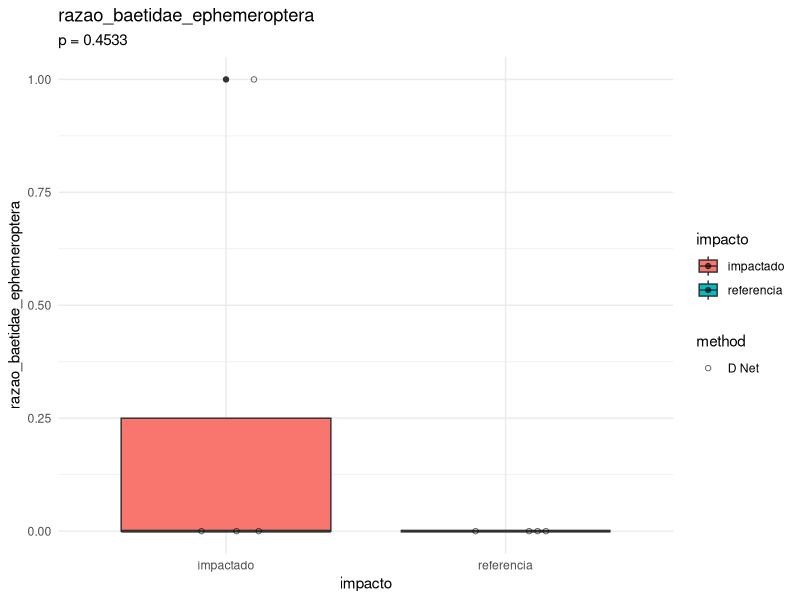
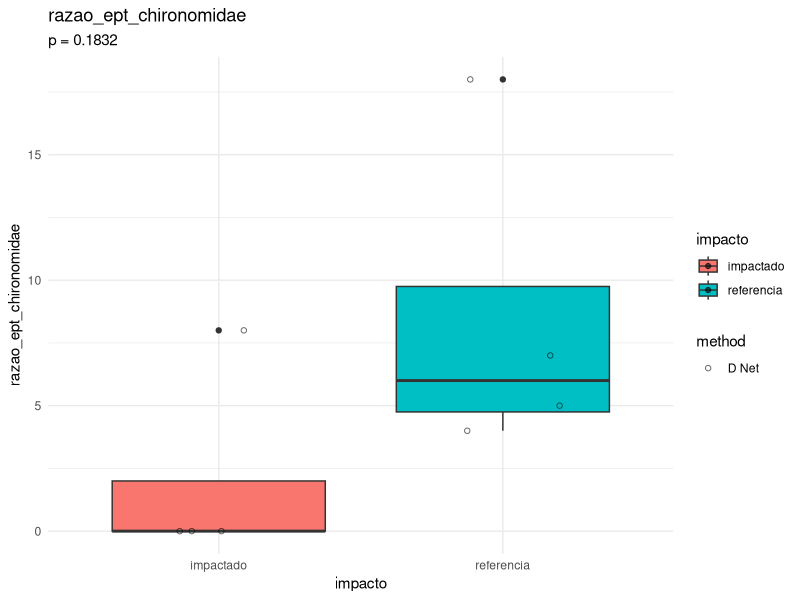
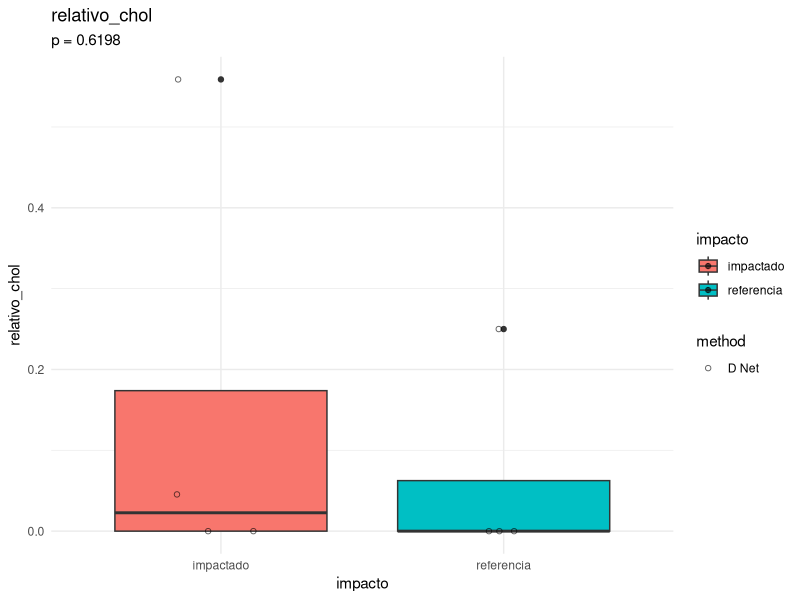
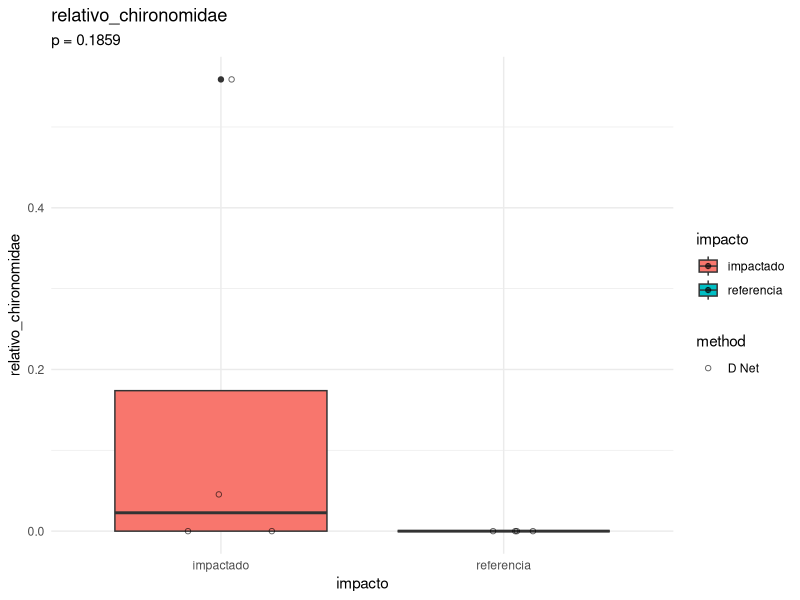
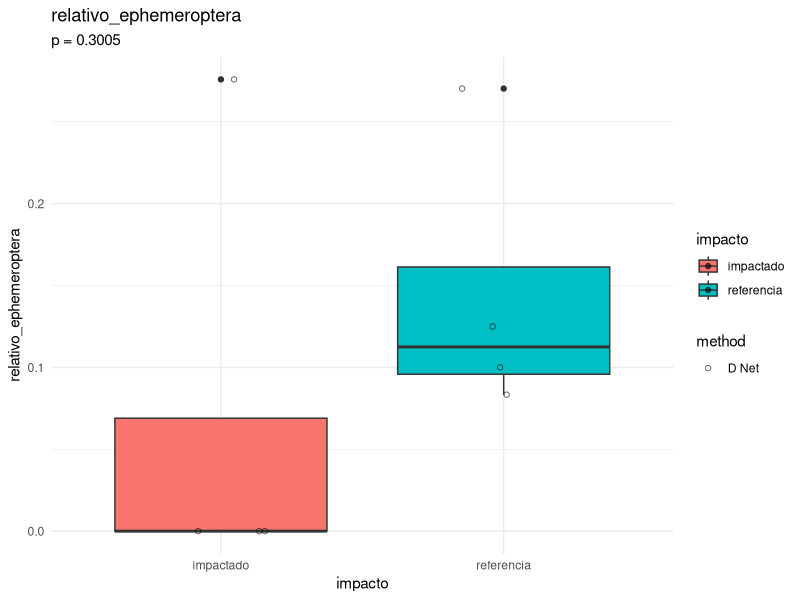
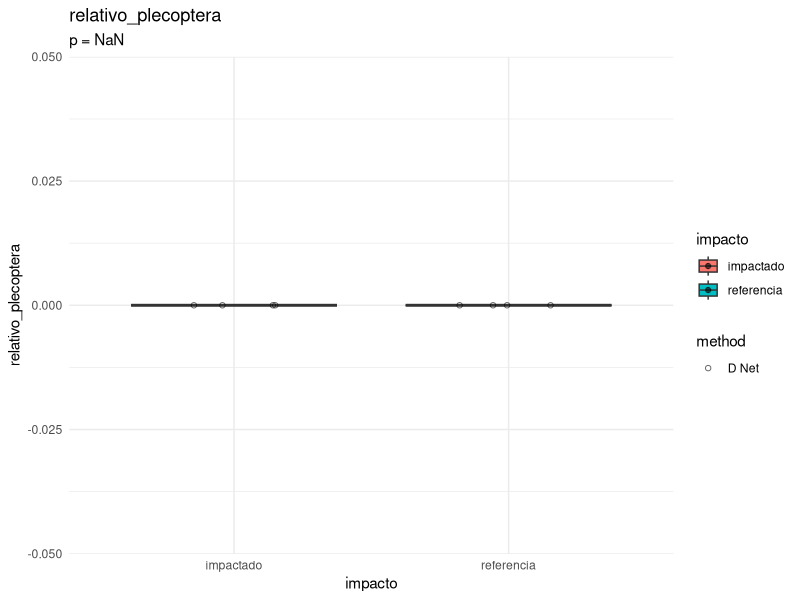
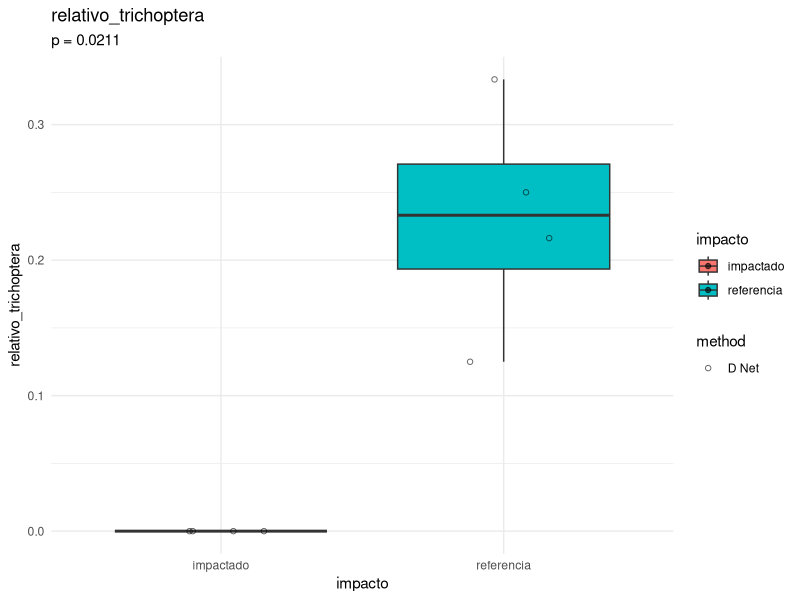
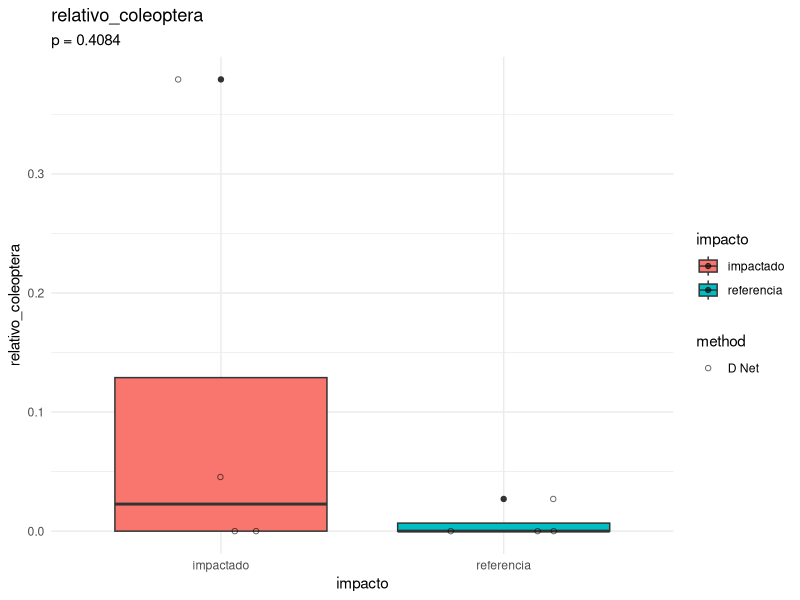

R code for these plots, in order:

library(tidyverse)

################################## Configurações ###############################
set.seed(1994)
pontos_referencia <- c("RiodaBarra-P1/2")
pontos_impactado <- c("RiodaBarra-P2")

metodos_de_amostragem <- c("D Net")

# Pastas de figuras
pasta_figuras <- "figuras/indice_multimetrico"
if (!dir.exists(pasta_figuras)) {
  dir.create(pasta_figuras, recursive = TRUE)
}

# Pasta de tabelas
pasta_tabelas <- "tabelas/indice_multimetrico"
if (!dir.exists(pasta_tabelas)) {
  dir.create(pasta_tabelas, recursive = TRUE)
}

################################## Carregar dados ##############################
indices_df <- read_csv("dados/processado/matriz_indices_imaturos_piata.csv")


############################## Pre-processamento ###############################
# Remover índice de Pielou por ser muito problemático.
vetor_respostas <- indices_df %>%
  select(-pielou_classes, -pielou_ordens, -pielou_familias) %>%
  select(-(campanha:method)) %>%
  names()

# Adicionar coluna de impacto
indices_df <- indices_df %>%
  mutate(
    impacto = case_when(
      locality_name == pontos_referencia ~ "referencia",
      locality_name == pontos_impactado ~ "impactado",
      TRUE ~ "desconsiderado"
    )
  ) 

# Filtrar dados para análise baseado em rede-D e rede de piscina.
dados_filtrados <- indices_df %>%
  filter(impacto != "desconsiderado") %>%
  filter(method %in% metodos_de_amostragem) %>%
  mutate(
    impacto = as.factor(impacto),
    method = as.factor(method)
  )

str(dados_filtrados)
################################### Scores #####################################

for (i in vetor_respostas) {
  print(paste("Analisando índice:", i))
  # Teste de Mann-Whitney
  p_value <- wilcox.test(
    formula = as.formula(paste(i, "~ impacto")),
    data = dados_filtrados
  )$p.value

  # Criação do gráfico
  plot <- ggplot(
    dados_filtrados,
    aes_string(
      x = "impacto",
      y = i,
      fill = "impacto"
    )
  ) +
    theme_minimal() +
    geom_boxplot() +
    geom_jitter(aes(shape = method), width = 0.2, height = 0, alpha = 0.6) +
    scale_shape_manual(values = c(1, 2)) +

    labs(title = i, subtitle = paste0("p = ", round(p_value, 4))) 

  # Salvar o gráfico
  ggsave(
    plot,
    filename = paste0(pasta_figuras, "/boxplot_", i, ".png"),
    width = 8,
    height = 6
  )

}



############################## spearman correlations ###########################
dados_filtrados_numerico <- dados_filtrados %>%
  select(all_of(vetor_respostas))

# Função para criar matriz de p-valores
pval_spearman <- function(df) {
  vars <- names(df)
  n <- length(vars)
  p_mat <- matrix(NA, n, n)
  colnames(p_mat) <- vars
  rownames(p_mat) <- vars

  # Loop pelos pares de variáveis
  for (i in 1:n) {
    for (j in 1:n) {
      if (i == j) {
        p_mat[i, j] <- 0
      } else {
        teste <- cor.test(df[[i]], df[[j]], method = "spearman")
        p_mat[i, j] <- teste$p.value
      }
    }
  }
  return(p_mat)
}

# Cria as matrizes
correlations <- cor(dados_filtrados_numerico, method = "spearman")
p_values <- pval_spearman(dados_filtrados_numerico)


# salvar tabela de correlações (apenas a parte inferior da matriz)
correlations_lower <- correlations
correlations_lower[upper.tri(correlations_lower)] <- ""
write_csv(
  as.data.frame(correlations_lower) %>%
    rownames_to_column(var = "indice_vs_indice"),
  file.path(pasta_tabelas, "correlacoes_spearman_indices_imaturos_piata.csv")
)


# salvar tabela de p-values (apenas a parte inferior da matriz)
p_values_lower <- p_values
p_values_lower[upper.tri(p_values_lower)] <- ""
write_csv(
  as.data.frame(p_values_lower) %>%
    rownames_to_column(var = "indice_vs_indice"),
  file.path(pasta_tabelas, "p_values_spearman_indices_imaturos_piata.csv")
)
################################################################################
